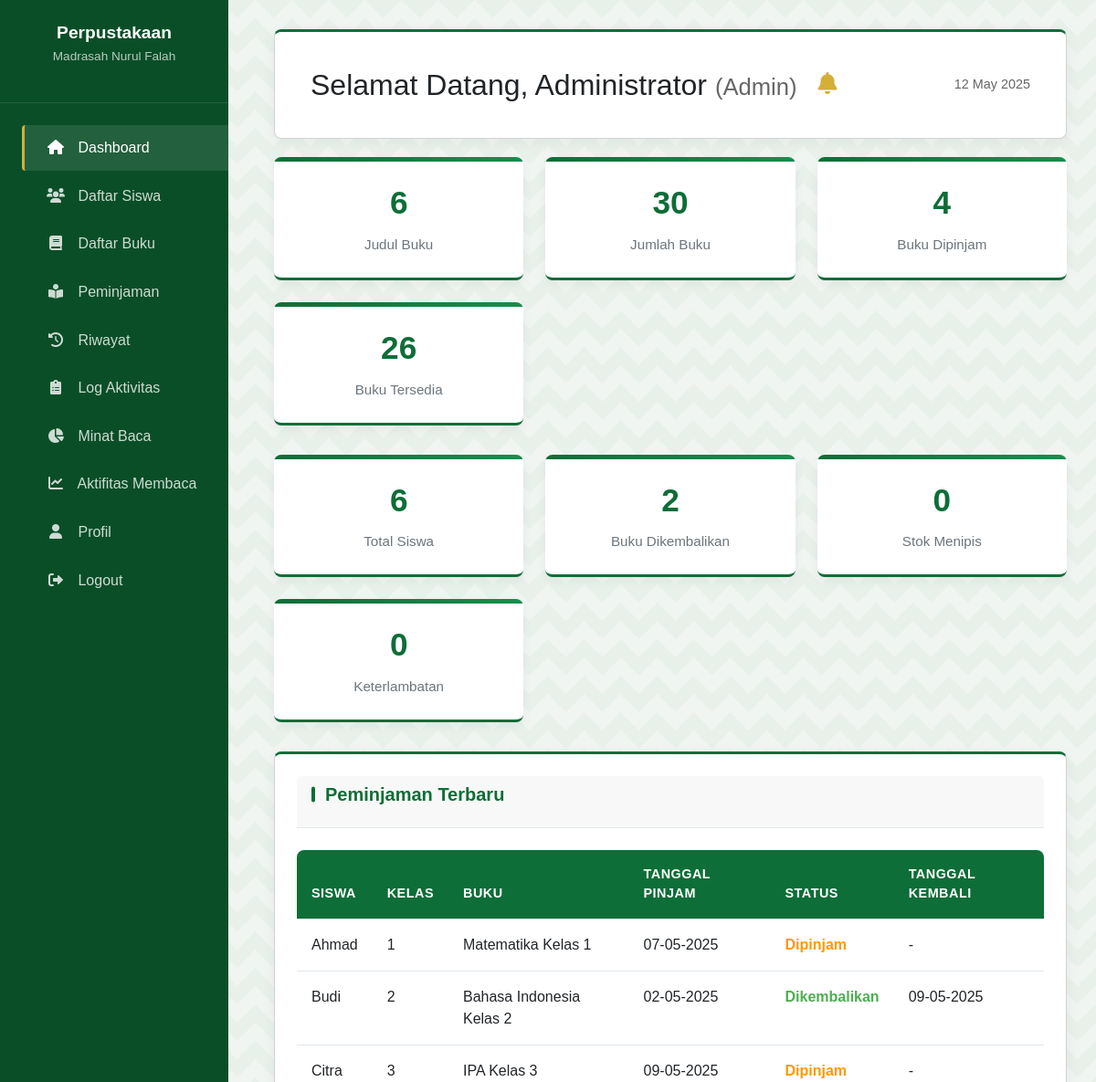
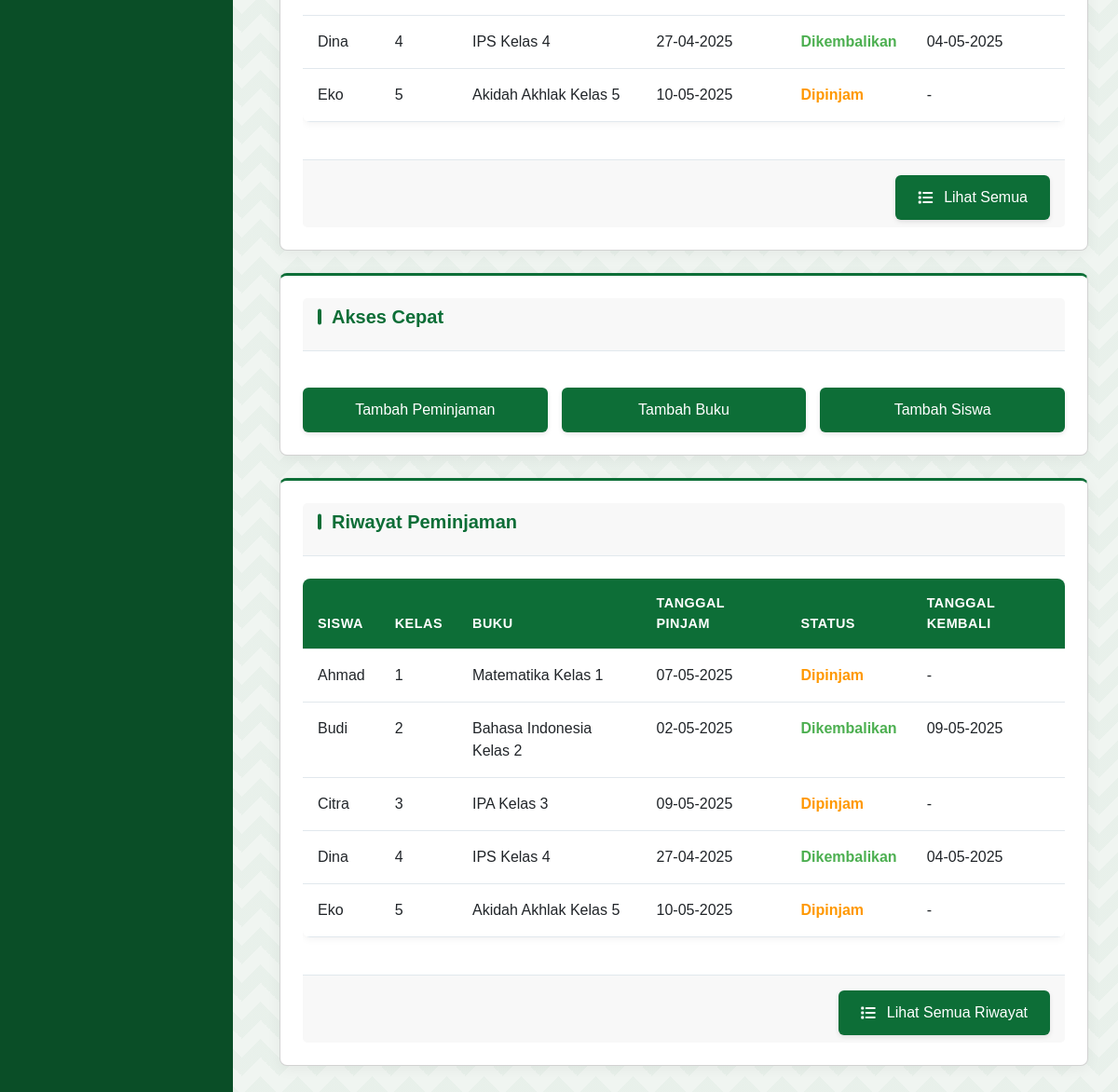
The page /admin/index.php (signed in) on the database its author committed (2 pictures, top to bottom).
### tables this page shows
CREATE TABLE IF NOT EXISTS peminjaman (
    id INT AUTO_INCREMENT PRIMARY KEY,
    siswa_id INT NOT NULL,
    buku_id INT NOT NULL,
    tanggal_pinjam DATE NOT NULL,
    lama_pinjam INT NOT NULL DEFAULT 7,  
    tanggal_kembali DATE,
    status ENUM('dipinjam', 'dikembalikan') NOT NULL DEFAULT 'dipinjam',
    keterlambatan INT DEFAULT 0,  
    created_at TIMESTAMP DEFAULT CURRENT_TIMESTAMP,
    FOREIGN KEY (siswa_id) REFERENCES siswa(id) ON DELETE CASCADE,
    FOREIGN KEY (buku_id) REFERENCES buku(id) ON DELETE CASCADE
);

CREATE TABLE IF NOT EXISTS siswa (
    id INT AUTO_INCREMENT PRIMARY KEY,
    nisn VARCHAR(20) NOT NULL UNIQUE,
    password VARCHAR(255) NOT NULL,
    nama VARCHAR(100) NOT NULL,
    kelas VARCHAR(10) NOT NULL,
    created_at TIMESTAMP DEFAULT CURRENT_TIMESTAMP
);

CREATE TABLE IF NOT EXISTS buku (
    id INT AUTO_INCREMENT PRIMARY KEY,
    judul VARCHAR(255) NOT NULL,
    pengarang VARCHAR(100) NOT NULL,
    penerbit VARCHAR(100) NOT NULL,
    tahun_terbit YEAR NOT NULL,
    isbn VARCHAR(20),
    jumlah_buku INT NOT NULL DEFAULT 1,
    kategori_id INT NOT NULL,
    created_at TIMESTAMP DEFAULT CURRENT_TIMESTAMP,
    FOREIGN KEY (kategori_id) REFERENCES kategori_buku(id)
);

### includes/functions.php (called while the page is built, shortened)
<?php
require_once 'config.php';
function formatDate($date) {
    return date('d-m-Y', strtotime($date));
}
function countOverdueBooks() {
    global $conn;
    $query = "SELECT COUNT(*) as total FROM peminjaman
              WHERE status = 'dipinjam'
              AND DATE_ADD(tanggal_pinjam, INTERVAL lama_pinjam DAY) < CURDATE()";
    $result = mysqli_query($conn, $query);
    if ($result) {
        $data = mysqli_fetch_assoc($result);
        return $data['total'] ?: 0;
    }
    return 0;
}

### admin/index.php (the view, shortened to what this page needs)
<?php
require_once 'includes/header.php';
$stats = [
    'total_books' => 0,
    'total_students' => 0,
    'active_loans' => 0,
    'returned_books' => 0,
    'total_titles' => 0,
    'available_books' => 0
];
$query = "SELECT COUNT(*) as total_titles, SUM(jumlah_buku) as total_copies FROM buku";
$result = mysqli_query($conn, $query);
if ($result) {
    $data = mysqli_fetch_assoc($result);
    $stats['total_books'] = $data['total_copies'] ?: 0;
    $stats['total_titles'] = $data['total_titles'] ?: 0;
}
$query = "SELECT COUNT(*) as total FROM siswa";
$result = mysqli_query($conn, $query);
if ($result) {
    $data = mysqli_fetch_assoc($result);
    $stats['total_students'] = $data['total'] ?: 0;
}
$query = "SELECT COUNT(*) as total FROM peminjaman WHERE status = 'dipinjam'";
$result = mysqli_query($conn, $query);
if ($result) {
    $data = mysqli_fetch_assoc($result);
    $stats['active_loans'] = $data['total'] ?: 0;
}
$stats['available_books'] = $stats['total_books'] - $stats['active_loans'];
$query = "SELECT COUNT(*) as total FROM peminjaman WHERE status = 'dikembalikan'";
$result = mysqli_query($conn, $query);
if ($result) {
    $data = mysqli_fetch_assoc($result);
    $stats['returned_books'] = $data['total'] ?: 0;
}
$query = "SELECT COUNT(*) as low_stock FROM buku WHERE jumlah_buku < 2";
$result = mysqli_query($conn, $query);
if ($result) {
    $data = mysqli_fetch_assoc($result);
    $stats['low_stock'] = $data['low_stock'] ?: 0;
}
$query = "SELECT p.*, s.nama as siswa_nama, s.kelas as siswa_kelas, b.judul as buku_judul
          FROM peminjaman p
          JOIN siswa s ON p.siswa_id = s.id
          JOIN buku b ON p.buku_id = b.id
          ORDER BY p.created_at DESC
          LIMIT 5";
$result = mysqli_query($conn, $query);
$recentLoans = [];
if ($result) {
    while ($row = mysqli_fetch_assoc($result)) {
        $recentLoans[] = $row;
    }
}
?>
<div class="card" style="margin-bottom: 20px;">
    <div style="display: flex; align-items: center; justify-content: space-between; padding: 15px;">
        <div style="display: flex; align-items: center;">
            <h2 style="margin: 0;">Selamat Datang, <?php echo htmlspecialchars($adminNama); ?> <span style="font-size: 0.8em; color: #666;">(Admin)</span></h2>
            <div class="notification-bell" id="notificationBell" style="margin-left: 15px; position: relative;">
                <i class="fas fa-bell" style="font-size: 1.5rem; color: #D4AF37;"></i>
            </div>
        </div>
        <div style="text-align: right; font-size: 0.9em; color: #666;">
            <?php echo date('d F Y'); ?>
        </div>
    </div>
</div>
<div class="stats-container">
    <div class="stat-card">
        <div class="stat-value"><?php echo $stats['total_titles']; ?></div>
        <div class="stat-label">Judul Buku</div>
    </div>
    <div class="stat-card">
        <div class="stat-value"><?php echo $stats['total_books']; ?></div>
        <div class="stat-label">Jumlah Buku</div>
    </div>
    <div class="stat-card">
        <div class="stat-value"><?php echo $stats['active_loans']; ?></div>
        <div class="stat-label">Buku Dipinjam</div>
    </div>
    <div class="stat-card">
        <div class="stat-value"><?php echo $stats['available_books']; ?></div>
        <div class="stat-label">Buku Tersedia</div>
    </div>
</div>
<div class="stats-container">
    <div class="stat-card">
        <div class="stat-value"><?php echo $stats['total_students']; ?></div>
        <div class="stat-label">Total Siswa</div>
    </div>
    <div class="stat-card">
        <div class="stat-value"><?php echo $stats['returned_books']; ?></div>
        <div class="stat-label">Buku Dikembalikan</div>
    </div>
    <div class="stat-card">
        <div class="stat-value"><?php echo $stats['low_stock']; ?></div>
        <div class="stat-label">Stok Menipis</div>
    </div>
    <div class="stat-card">
        <div class="stat-value"><?php echo $overdueCount; ?></div>
        <div class="stat-label">Keterlambatan</div>
    </div>
</div>
<div class="card">
    <div class="card-header">
        <h2 class="card-title">Peminjaman Terbaru</h2>
    </div>
    <?php if (empty($recentLoans)): ?>
        <p>Tidak ada data peminjaman.</p>
    <?php else: ?>
        <div style="overflow-x: auto;">
            <table class="table">
                <thead>
                    <tr>
                        <th>Siswa</th>
                        <th>Kelas</th>
                        <th>Buku</th>
                        <th>Tanggal Pinjam</th>
                        <th>Status</th>
                        <th>Tanggal Kembali</th>
                    </tr>
                </thead>
                <tbody>
                    <?php foreach ($recentLoans as $loan): ?>
                        <tr>
                            <td><?php echo htmlspecialchars($loan['siswa_nama']); ?></td>
                            <td><?php echo htmlspecialchars($loan['siswa_kelas']); ?></td>
                            <td><?php echo htmlspecialchars($loan['buku_judul']); ?></td>
                            <td><?php echo formatDate($loan['tanggal_pinjam']); ?></td>
                            <td>
                                <?php if ($loan['status'] == 'dipinjam'): ?>
                                    <span style="color: #ff9800; font-weight: bold;">Dipinjam</span>
                                <?php else: ?>
                                    <span style="color: #4CAF50; font-weight: bold;">Dikembalikan</span>
                                <?php endif; ?>
                            </td>
                            <td>
                                <?php
                                    if (!empty($loan['tanggal_kembali'])) {
                                        echo formatDate($loan['tanggal_kembali']);
                                    } else {
                                        echo '-';
                                    }
                                ?>
                            </td>
                        </tr>
                    <?php endforeach; ?>
                </tbody>
            </table>
        </div>
    <?php endif; ?>
    <div class="card-footer">
        <a href="peminjaman.php" class="btn btn-primary"><i class="fas fa-list"></i> Lihat Semua</a>
    </div>
</div>
<div class="card">
    <div class="card-header">
        <h2 class="card-title">Akses Cepat</h2>
    </div>
    <div style="display: grid; grid-template-columns: repeat(auto-fit, minmax(200px, 1fr)); gap: 15px; margin-top: 15px;">
        <a href="peminjaman_tambah.php" class="btn" style="text-align: center;">Tambah Peminjaman</a>
        <a href="buku_tambah.php" class="btn" style="text-align: center;">Tambah Buku</a>
        <a href="siswa_tambah.php" class="btn" style="text-align: center;">Tambah Siswa</a>
    </div>
</div>
<div class="card">
    <div class="card-header">
        <h2 class="card-title">Riwayat Peminjaman</h2>
    </div>
    <?php if (empty($recentLoans)): ?>
        <p>Tidak ada data peminjaman.</p>
    <?php else: ?>
        <div style="overflow-x: auto;">
            <table class="table">
                <thead>
                    <tr>
                        <th>Siswa</th>
                        <th>Kelas</th>
                        <th>Buku</th>
                        <th>Tanggal Pinjam</th>
                        <th>Status</th>
                        <th>Tanggal Kembali</th>
                    </tr>
                </thead>
                <tbody>
                    <?php foreach ($recentLoans as $loan): ?>
                        <tr>
                            <td><?php echo htmlspecialchars($loan['siswa_nama']); ?></td>
                            <td><?php echo htmlspecialchars($loan['siswa_kelas']); ?></td>
                            <td><?php echo htmlspecialchars($loan['buku_judul']); ?></td>
                            <td><?php echo formatDate($loan['tanggal_pinjam']); ?></td>
                            <td>
                                <?php if ($loan['status'] == 'dipinjam'): ?>
                                    <span style="color: #ff9800; font-weight: bold;">Dipinjam</span>
                                <?php else: ?>
                                    <span style="color: #4CAF50; font-weight: bold;">Dikembalikan</span>
                                <?php endif; ?>
                            </td>
                            <td>
                                <?php
                                    if (!empty($loan['tanggal_kembali'])) {
                                        echo formatDate($loan['tanggal_kembali']);
                                    } else {
                                        echo '-';
                                    }
                                ?>
                            </td>
                        </tr>
                    <?php endforeach; ?>
                </tbody>
            </table>
        </div>
    <?php endif; ?>
    <div class="card-footer">
        <a href="riwayat.php" class="btn btn-primary"><i class="fas fa-list"></i> Lihat Semua Riwayat</a>
    </div>
</div>
<?php
require_once 'includes/footer.php';
?>

### admin/includes/header.php (shortened to what this page needs)
<?php
require_once '../includes/auth.php';
require_once '../includes/functions.php';
$adminNama = $_SESSION['nama'];
$overdueCount = countOverdueBooks();
?><!DOCTYPE html>
<html lang="id">
<head>
    <link rel="stylesheet" href="../assets/css/style.css">
    <link rel="stylesheet" href="https://cdnjs.cloudflare.com/ajax/libs/font-awesome/5.15.4/css/all.min.css">
    <link href="https://cdn.jsdelivr.net/npm/bootstrap@5.3.0/dist/css/bootstrap.min.css" rel="stylesheet">
    <link href="https://cdnjs.cloudflare.com/ajax/libs/font-awesome/6.0.0/css/all.min.css" rel="stylesheet">
    <link href="https://cdn.jsdelivr.net/npm/sweetalert2@11.7.32/dist/sweetalert2.min.css" rel="stylesheet">
</head>
<body id="admin-body">
    <button class="toggle-sidebar" id="sidebarToggle">
    </button>
    <nav id="sidebar">
        <div class="sidebar-header">
            <h3 class="title">Perpustakaan</h3>
            <p class="subtitle">Madrasah Nurul Falah</p>
        </div>
        <div class="nav">
            <ul>
                <li class="<?php echo basename($_SERVER['PHP_SELF']) == 'index.php' ? 'active-tab' : ''; ?>">
                    <a href="index.php"><i class="fas fa-home"></i> Dashboard</a>
                </li>
                <li class="<?php echo basename($_SERVER['PHP_SELF']) == 'siswa.php' ? 'active-tab' : ''; ?>">
                    <a href="siswa.php"><i class="fas fa-users"></i> Daftar Siswa</a>
                </li>
                <li class="<?php echo basename($_SERVER['PHP_SELF']) == 'buku.php' ? 'active-tab' : ''; ?>">
                    <a href="buku.php"><i class="fas fa-book"></i> Daftar Buku</a>
                </li>
                <li class="<?php echo basename($_SERVER['PHP_SELF']) == 'peminjaman.php' ? 'active-tab' : ''; ?>">
                    <a href="peminjaman.php"><i class="fas fa-book-reader"></i> Peminjaman</a>
                </li>
                <li class="<?php echo basename($_SERVER['PHP_SELF']) == 'riwayat.php' ? 'active-tab' : ''; ?>">
                    <a href="riwayat.php"><i class="fas fa-history"></i> Riwayat</a>
                </li>
                <li class="<?php echo basename($_SERVER['PHP_SELF']) == 'logs.php' ? 'active-tab' : ''; ?>">
                    <a href="logs.php"><i class="fas fa-clipboard-list"></i> Log Aktivitas</a>
                </li>
                <li class="<?php echo basename($_SERVER['PHP_SELF']) == 'minat_baca.php' ? 'active-tab' : ''; ?>">
                    <a href="minat_baca.php"><i class="fas fa-chart-pie"></i> Minat Baca</a>
                </li>
                <li class="<?php echo basename($_SERVER['PHP_SELF']) == 'aktifitas_membaca.php' ? 'active-tab' : ''; ?>">
                    <a href="aktifitas_membaca.php"><i class="fas fa-chart-line"></i> Aktifitas Membaca</a>
                </li>
                <li class="<?php echo basename($_SERVER['PHP_SELF']) == 'profile.php' ? 'active-tab' : ''; ?>">
                    <a href="profile.php"><i class="fas fa-user"></i> Profil</a>
                </li>
                <li>
                    <a href="../includes/logout.php"><i class="fas fa-sign-out-alt"></i> Logout</a>
                </li>
            </ul>
        </div>
    </nav>
    <div class="admin-content"><?php  ?>

### admin/includes/footer.php (shortened to what this page needs)
    </div>
</body>
</html>

### admin/includes/header.php (style rules this page uses)
.notification-bell { position: relative; padding: 0 8px; cursor: pointer; transition: transform 0.3s ease; }

### rows shown on the page
peminjaman: siswa.nama "Ahmad", siswa.kelas "1", buku.judul "Matematika Kelas 1", tanggal_pinjam "07-05-2025", status "Dipinjam"
peminjaman: siswa.nama "Budi", siswa.kelas "2", buku.judul "Bahasa Indonesia Kelas 2", tanggal_pinjam "02-05-2025", status "Dikembalikan", tanggal_kembali "09-05-2025"
peminjaman: siswa.nama "Citra", siswa.kelas "3", buku.judul "IPA Kelas 3", tanggal_pinjam "09-05-2025", status "Dipinjam"
peminjaman: siswa.nama "Dina", siswa.kelas "4", buku.judul "IPS Kelas 4", tanggal_pinjam "27-04-2025", status "Dikembalikan", tanggal_kembali "04-05-2025"
peminjaman: siswa.nama "Eko", siswa.kelas "5", buku.judul "Akidah Akhlak Kelas 5", tanggal_pinjam "10-05-2025", status "Dipinjam"

### other values the page prints
$adminNama "Administrator"
$stats['total_titles'] "6"
$stats['total_books'] "30"
$stats['active_loans'] "4"
$stats['available_books'] "26"
$stats['total_students'] "6"
$stats['returned_books'] "2"
$stats['low_stock'] "0"
$overdueCount "0"
